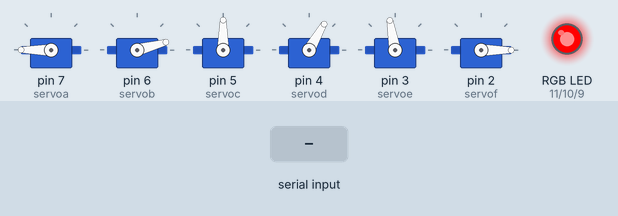
This sketch was run on a simulated Arduino Uno, built with avr-gcc and run on an emulated ATmega328P. Parts: 6 × servo, an RGB LED mixed from three pins (HIGH = lit). The test bench sets the inputs (shaded band). What the sketch prints to the serial monitor is not drawn.

Above: at 1.2 s.
1.3 s: "sp" received over Serial
3.8 s: "s1" received over Serial
At 5.5 s:
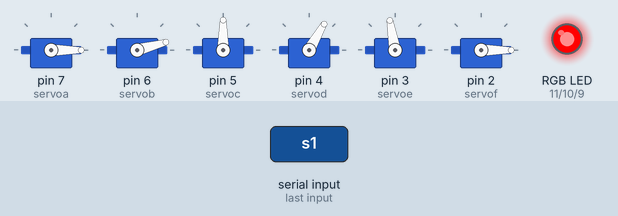
6.3 s: "s3,45\n" received over Serial
At 8.4 s:
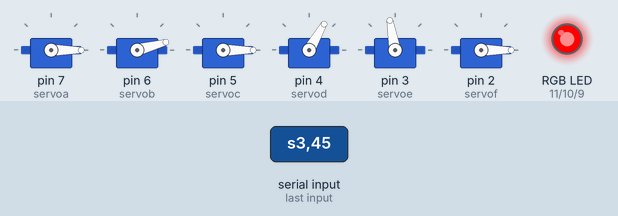
8.8 s: "s4" received over Serial
At 10.1 s:
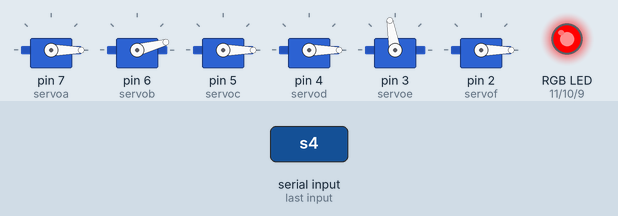
11.3 s: "s5" received over Serial
At 13.3 s:
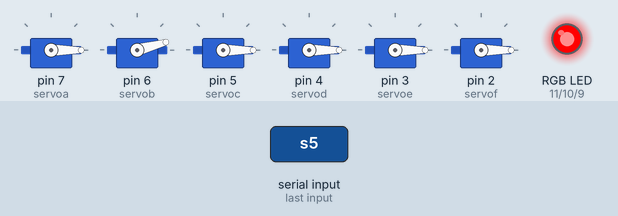
13.8 s: "s190\n" received over Serial
At 15.3 s:
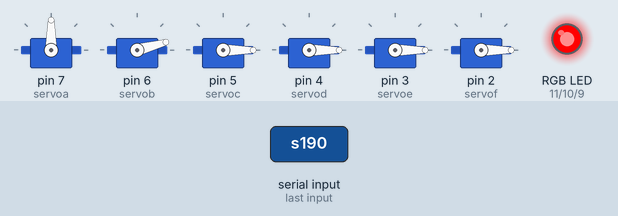
Timing chart, 0 to 16.8 s (numbered marks = the images above; inputs shaded):
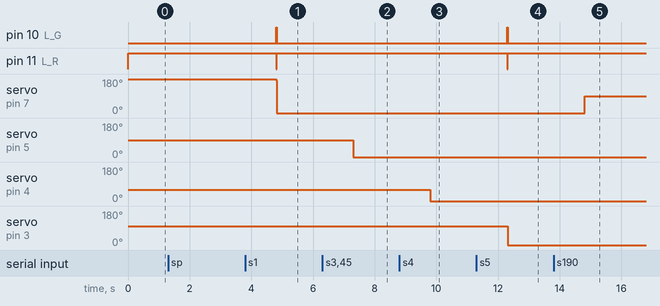

Measured:
- after the input at 3.8 s, pin 10 (L_G): LOW → HIGH after 1.0 s, → LOW 0.01 s later; pin 11 (L_R): HIGH → LOW after 1.0 s, → HIGH 0.01 s later; servo on pin 7 (servoa): 180° → 0° after 1.0 s
- after the input at 6.3 s, servo on pin 5 (servoc): 90° → 0° after 1.0 s
- after the input at 8.8 s, servo on pin 4 (servod): 60° → 0° after 1.0 s
- after the input at 11.3 s, pin 10 (L_G): LOW → HIGH after 1.0 s, → LOW 0.01 s later; pin 11 (L_R): HIGH → LOW after 1.0 s, → HIGH 0.01 s later; servo on pin 3 (servoe): 100° → 0° after 1.0 s
- after the input at 13.8 s, servo on pin 7 (servoa): 0° → 90° after 1.0 s

The sketch:

braccio.ino
```cpp
#include <Servo.h>
#include <SoftwareSerial.h>

//servo
Servo servoa;
Servo servob;
Servo servoc;
Servo servod;
Servo servoe;
Servo servof;

int servoaPos, servobPos, servocPos, servodPos, servoePos, servofPos;
int servo1PPos, servo2PPos, servo3PPos, servo4PPos, servo5PPos, servo6PPos;
int sp;

String dataIn = "";
String dataInS;

//LED RGB
int L_R = 11;
int L_G = 10;
int L_B = 9;

void setup() {

//serial monitor
Serial.begin(9600);

//servo setup pinze
servoa.attach(7);
servo1PPos = 180;
servoa.write(servo1PPos);

//movimento pinze
servob.attach(6);
servo2PPos = 15;
servob.write(servo2PPos);

//angolo pinze
servoc.attach(5);
servo3PPos = 90;
servoc.write(servo3PPos);

//giro secondo pezzo braccio
servod.attach(4);
servo4PPos = 60;
servod.write(servo4PPos);

//primo pezzo braccio
servoe.attach(3);
servo5PPos = 100;
servoe.write(servo5PPos);

servof.attach(2);
servo6PPos = 0;
servof.write(servo6PPos);

//RGB Setup
pinMode(L_R, OUTPUT);
pinMode(L_G, OUTPUT);
pinMode(L_B, OUTPUT);

// L_R HIGH
//digitalWrite(L_R, HIGH);
//digitalWrite(L_G, LOW);
}

void loop() {
if (Serial.available() <= 0){
  digitalWrite(L_G, LOW);
  digitalWrite(L_B, LOW);
  digitalWrite(L_R, HIGH);
  }

//check data in
if (Serial.available() > 0){
  dataIn = Serial.readString();
  Serial.print(dataIn);
  digitalWrite(L_R, LOW);
  digitalWrite(L_B, LOW);
  digitalWrite(L_G, HIGH);
  }

//set the speed
if (dataIn.startsWith("sp")) {
    dataInS = dataIn.substring(2, dataIn.length());
    sp = dataInS.toInt();
  }

if (dataIn.startsWith("s1")) {
      dataInS = dataIn.substring(2, dataIn.length()); // Extract only the number
      servoaPos = dataInS.toInt();  // Convert the string into integer
      // We use for loops so we can control the speed of the servo
      // If previous position is bigger then current position
      if (servo1PPos > servoaPos) {
        for ( int j = servo1PPos; j >= servoaPos; j--) {   // Run servo down
          servoa.write(j);
          delay(sp);    // defines the speed at which the servo rotates
        }
      }
      // If previous position is smaller then current position
      if (servo1PPos < servoaPos) {
        for ( int j = servo1PPos; j <= servoaPos; j++) {   // Run servo up
          servoa.write(j);
          delay(sp);
        }
      }
      servo1PPos = servoaPos;
  }

if (dataIn.startsWith("s2")) {
      dataInS = dataIn.substring(2, dataIn.length());
      servobPos = dataInS.toInt();

      if (servo2PPos > servobPos) {
        for ( int j = servo2PPos; j >= servobPos; j--) {
          servob.write(j);
          delay(sp);
        }
      }

      if (servo2PPos < servobPos) {
        for ( int j = servo2PPos; j <= servobPos; j++) {
          servob.write(j);
          delay(sp);
        }
      }
      servo2PPos = servobPos;
  }

if (dataIn.startsWith("s3")) {
      dataInS = dataIn.substring(2, dataIn.length());
      servocPos = dataInS.toInt();

      if (servo3PPos > servocPos) {
        for ( int j = servo3PPos; j >= servocPos; j--) {
          servoc.write(j);
          delay(sp);
        }
      }

      if (servo3PPos < servocPos) {
        for ( int j = servo3PPos; j <= servocPos; j++) {
          servoc.write(j);
          delay(sp);
        }
      }
      servo3PPos = servocPos;
  }

if (dataIn.startsWith("s4")) {
      dataInS = dataIn.substring(2, dataIn.length());
      servodPos = dataInS.toInt();

      if (servo4PPos > servodPos) {
        for ( int j = servo4PPos; j >= servodPos; j--) {
          servod.write(j);
          delay(sp);
        }
      }

      if (servo4PPos < servodPos) {
        for ( int j = servo4PPos; j <= servodPos; j++) {
          servod.write(j);
          delay(sp);
        }
      }
      servo4PPos = servodPos;
  }

if (dataIn.startsWith("s5")) {
      dataInS = dataIn.substring(2, dataIn.length());
      servoePos = dataInS.toInt();

      if (servo5PPos > servoePos) {
        for ( int j = servo5PPos; j >= servoePos; j--) {
          servoe.write(j);
          delay(sp);
        }
      }

      if (servo5PPos < servoePos) {
        for ( int j = servo5PPos; j <= servoePos; j++) {
          servoe.write(j);
          delay(sp);
        }
      }
      servo5PPos = servoePos;
  }

if (dataIn.startsWith("s6")) {
      dataInS = dataIn.substring(2, dataIn.length());
      servofPos = dataInS.toInt();

      if (servo6PPos > servofPos) {
        for ( int j = servo6PPos; j >= servofPos; j--) {
          servof.write(j);
          delay(sp);
        }
      }

      if (servo6PPos < servofPos) {
        for ( int j = servo6PPos; j <= servofPos; j++) {
          servof.write(j);
          delay(sp);
        }
      }
      servo6PPos = servofPos;
  }

}
```
